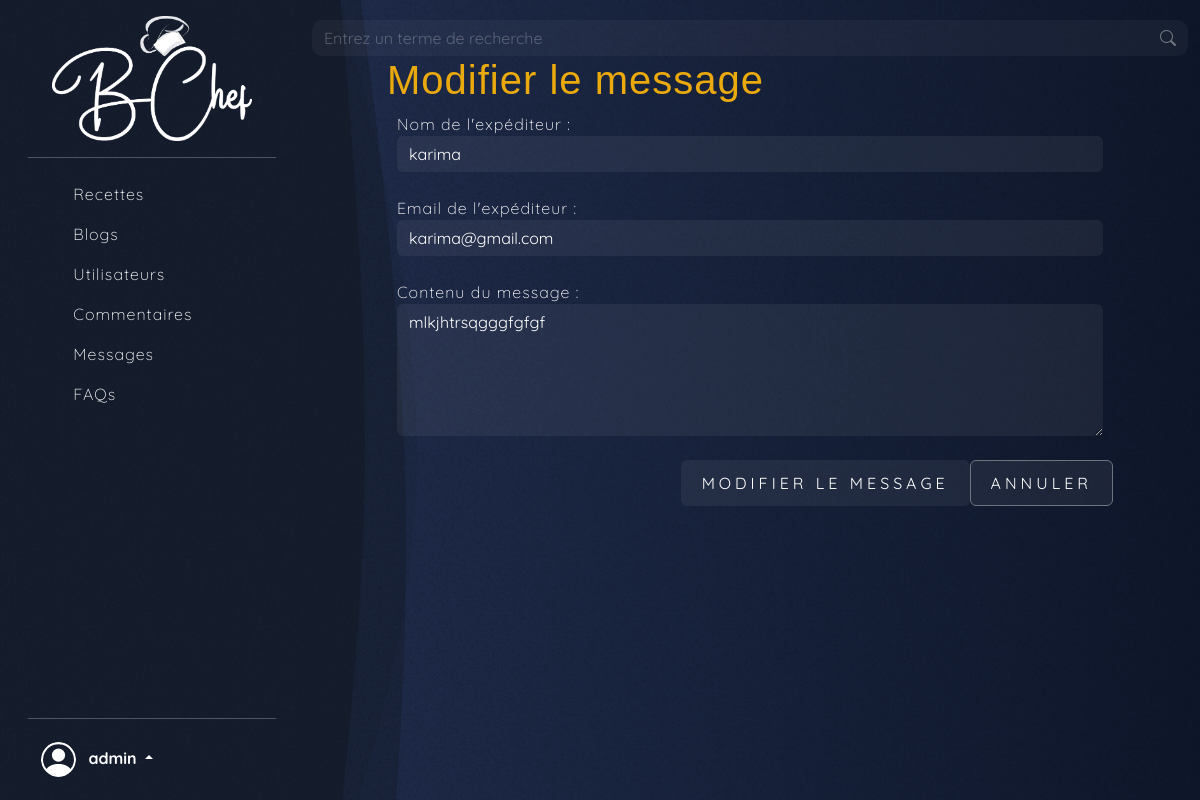
The app's page /admin/edit_messages.php?id=1&action=edit (signed in) with its own data.
### tables this page shows
CREATE TABLE `messages` (
  `id` int(11) NOT NULL,
  `nom_expediteur` varchar(255) NOT NULL,
  `email_expediteur` varchar(255) NOT NULL,
  `contenu_message` text NOT NULL,
  `date_envoi` timestamp NOT NULL DEFAULT current_timestamp()
);

### admin/edit_messages.php (the view, shortened to what this page needs)
<?php
include 'header_admin.php';
$connexion = connexion();
$message = "";
try {
    function getMessageById($connexion, $id) {
        $res = $connexion->prepare("SELECT * FROM messages WHERE id = ?");
        $res->execute([$id]);
        return $res->fetch(PDO::FETCH_ASSOC);
    }
    if (isset($_GET['id'])) {
        $id = $_GET['id'];
        $message = getMessageById($connexion, $id);
    } else {
        echo "ID du message non spécifié.";
        exit;
    }
} catch (PDOException $e) {
    $message = 'Erreur : ' . $e->getMessage();
}
?>
<div class="box">
    <div class="form-content">
        <div class="row justify-content-center">
            <div class="col-10">
                <h1>Modifier le message</h1>
                <form action="" method="POST" class="modal-block">
                    <table class="w-100">
                        <tr>
                          <td colspan="2"><label for="nom_expediteur">Nom de l'expéditeur :</label><br>
                            <input type="text" id="nom_expediteur" name="nom_expediteur" class="form-control" required value="<?php echo $message['nom_expediteur'];?>"><br>
                          </td>
                        </tr>
                        <tr>
                          <td colspan="2"><label for="email_expediteur">Email de l'expéditeur :</label><br>
                            <input type="email" id="email_expediteur" name="email_expediteur" class="form-control" required value="<?php echo $message['email_expediteur'];?>"><br>
                          </td>
                        </tr>
                        <tr>
                          <td colspan="2"><label for="contenu_message">Contenu du message :</label><br>
                            <textarea id="contenu_message" name="contenu_message" class="form-control" rows="5" required><?php echo $message['contenu_message'];?></textarea><br>
                          </td>
                        </tr>
                      </table>
                      <div class="modal-footer">
                        <button type="submit" name="submit_edit" class="btn boutton">Modifier le message</button>
                        <a href="admin_messages.php" class="btn btn-secondary boutton">Annuler</a>
                      </div>
                    </form>
            </div>
        </div>
    </div>
</div>
</body>
</html>

### admin/style.css (style rules this page uses)
* { margin: 0; padding: 0; -webkit-box-sizing: border-box; box-sizing: border-box; }
body { font-family: "Quicksand", sans-serif; font-optical-sizing: auto; font-weight: 100; font-size: 16px; font-style: normal; letter-spacing: 1px; color: black; background: rgb(15,24,44); background: linear-gradient(270deg, #0f182c 0%, #27355a 100%); color: white; }
body::after { content: url(); background-image: url(../images/Background\ Noise.svg); background-size: cover; background-repeat: repeat; background-position: center; position: fixed; height: 100%; top: 0; left: 0; bottom: 0; right: 0; z-index: -1; }
h1 { font-family: "Archivo Black", sans-serif; font-optical-sizing: auto; font-weight: 500; font-size: 40px; color: #EAA90C; }
a { text-decoration: none; color: white; }
.modal-block input, .modal-block textarea, .modal-block select { background: #ffffff0f; color: white; border: 0; }
td { padding:0 10px; }
.boutton { background-color: #ffffff0f; position: relative; display: inline-block; padding: 10px 20px; color: #ffffff; font-size: 16px; text-decoration: none; text-transform: uppercase; overflow: hidden; transition: .5s; letter-spacing: 4px; }

### records on screen
messages: nom_expediteur "karima", email_expediteur "karima@gmail.com", contenu_message "mlkjhtrsqgggfgfgf"

### other values on screen
$_SESSION['admin'] "admin"
